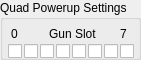
      <widget class="QGroupBox" name="IDC_STATIC_27">
        <property name="geometry">
          <rect>
            <x>631</x>
            <y>589</y>
            <width>141</width>
            <height>60</height>
          </rect>
        </property>
        <property name="title">
          <string>Quad Powerup Settings</string>
        </property>
        <property name="visible">
          <bool>true</bool>
        </property>
        <property name="enabled">
          <bool>true</bool>
        </property>
        <property name="flat">
          <bool>false</bool>
        </property>
        <widget class="QLabel" name="IDC_STATIC_28">
          <property name="geometry">
            <rect>
              <x>11</x>
              <y>27</y>
              <width>16</width>
              <height>16</height>
            </rect>
          </property>
          <property name="text">
            <string>0</string>
          </property>
          <property name="visible">
            <bool>true</bool>
          </property>
          <property name="enabled">
            <bool>true</bool>
          </property>
          <property name="alignment">
            <set>Qt::AlignLeft</set>
          </property>
        </widget>
        <widget class="QLabel" name="IDC_STATIC_29">
          <property name="geometry">
            <rect>
              <x>49</x>
              <y>27</y>
              <width>56</width>
              <height>16</height>
            </rect>
          </property>
          <property name="text">
            <string>Gun Slot</string>
          </property>
          <property name="visible">
            <bool>true</bool>
          </property>
          <property name="enabled">
            <bool>true</bool>
          </property>
          <property name="alignment">
            <set>Qt::AlignLeft</set>
          </property>
        </widget>
        <widget class="QLabel" name="IDC_STATIC_30">
          <property name="geometry">
            <rect>
              <x>120</x>
              <y>27</y>
              <width>16</width>
              <height>16</height>
            </rect>
          </property>
          <property name="text">
            <string>7</string>
          </property>
          <property name="visible">
            <bool>true</bool>
          </property>
          <property name="enabled">
            <bool>true</bool>
          </property>
          <property name="alignment">
            <set>Qt::AlignLeft</set>
          </property>
        </widget>
        <widget class="QCheckBox" name="IDC_GP_MASK_Q_0">
          <property name="geometry">
            <rect>
              <x>8</x>
              <y>43</y>
              <width>16</width>
              <height>16</height>
            </rect>
          </property>
          <property name="visible">
            <bool>true</bool>
          </property>
          <property name="enabled">
            <bool>true</bool>
          </property>
        </widget>
        <widget class="QCheckBox" name="IDC_GP_MASK_Q_1">
          <property name="geometry">
            <rect>
              <x>24</x>
              <y>43</y>
              <width>16</width>
              <height>16</height>
            </rect>
          </property>
          <property name="visible">
            <bool>true</bool>
          </property>
          <property name="enabled">
            <bool>true</bool>
          </property>
        </widget>
        <widget class="QCheckBox" name="IDC_GP_MASK_Q_2">
          <property name="geometry">
            <rect>
              <x>40</x>
              <y>43</y>
              <width>16</width>
              <height>16</height>
            </rect>
          </property>
          <property name="visible">
            <bool>true</bool>
          </property>
          <property name="enabled">
            <bool>true</bool>
          </property>
        </widget>
        <widget class="QCheckBox" name="IDC_GP_MASK_Q_3">
          <property name="geometry">
            <rect>
              <x>56</x>
              <y>43</y>
              <width>16</width>
              <height>16</height>
            </rect>
          </property>
          <property name="visible">
            <bool>true</bool>
          </property>
          <property name="enabled">
            <bool>true</bool>
          </property>
        </widget>
        <widget class="QCheckBox" name="IDC_GP_MASK_Q_4">
          <property name="geometry">
            <rect>
              <x>72</x>
              <y>43</y>
              <width>16</width>
              <height>16</height>
            </rect>
          </property>
          <property name="visible">
            <bool>true</bool>
          </property>
          <property name="enabled">
            <bool>true</bool>
          </property>
        </widget>
        <widget class="QCheckBox" name="IDC_GP_MASK_Q_5">
          <property name="geometry">
            <rect>
              <x>88</x>
              <y>43</y>
              <width>16</width>
              <height>16</height>
            </rect>
          </property>
          <property name="visible">
            <bool>true</bool>
          </property>
          <property name="enabled">
            <bool>true</bool>
          </property>
        </widget>
        <widget class="QCheckBox" name="IDC_GP_MASK_Q_6">
          <property name="geometry">
            <rect>
              <x>104</x>
              <y>43</y>
              <width>16</width>
              <height>16</height>
            </rect>
          </property>
          <property name="visible">
            <bool>true</bool>
          </property>
          <property name="enabled">
            <bool>true</bool>
          </property>
        </widget>
        <widget class="QCheckBox" name="IDC_GP_MASK_Q_7">
          <property name="geometry">
            <rect>
              <x>120</x>
              <y>43</y>
              <width>16</width>
              <height>16</height>
            </rect>
          </property>
          <property name="visible">
            <bool>true</bool>
          </property>
          <property name="enabled">
            <bool>true</bool>
          </property>
        </widget>
      </widget>
